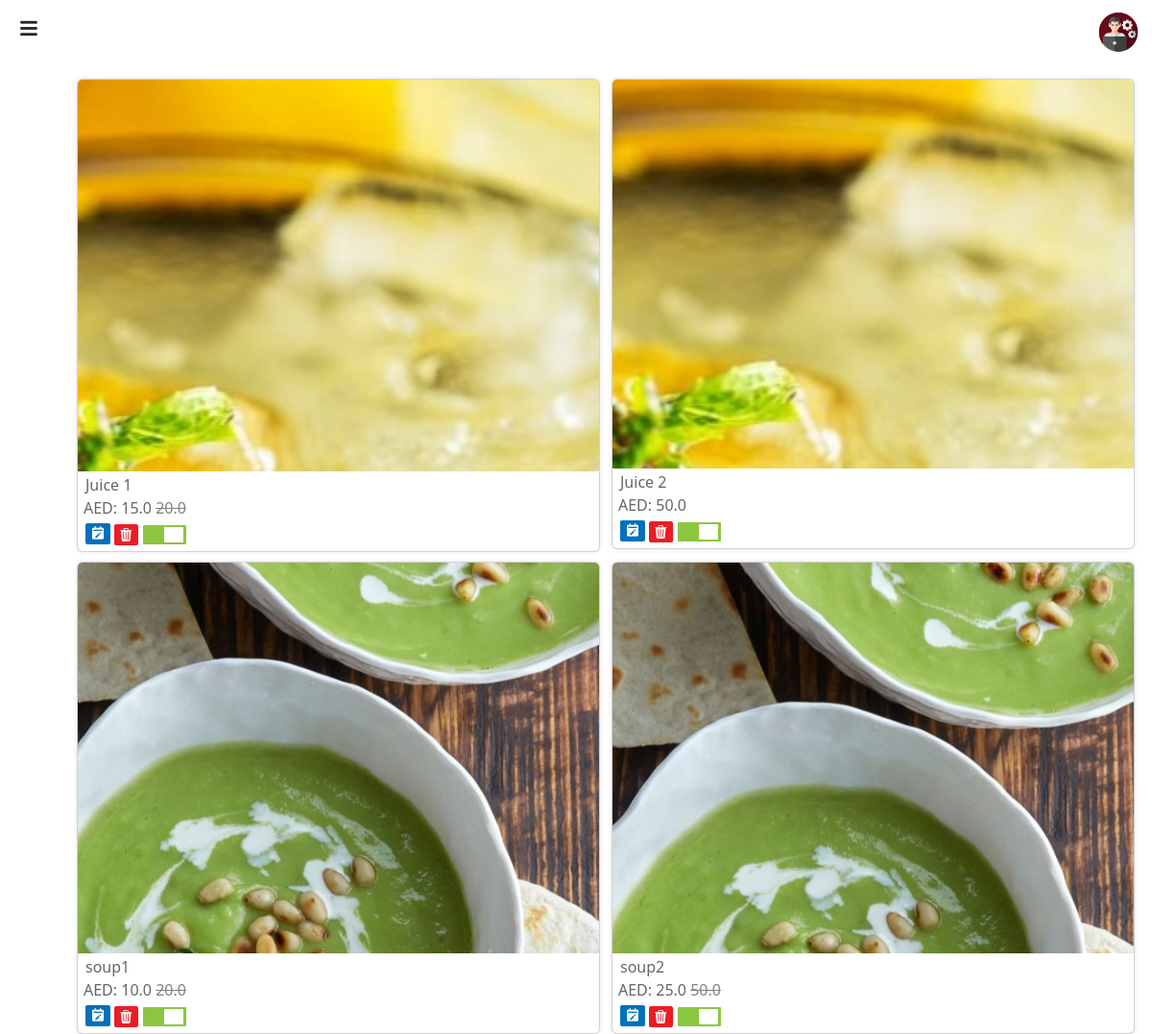
Page /product_list/ (signed in) on the earlier database version.
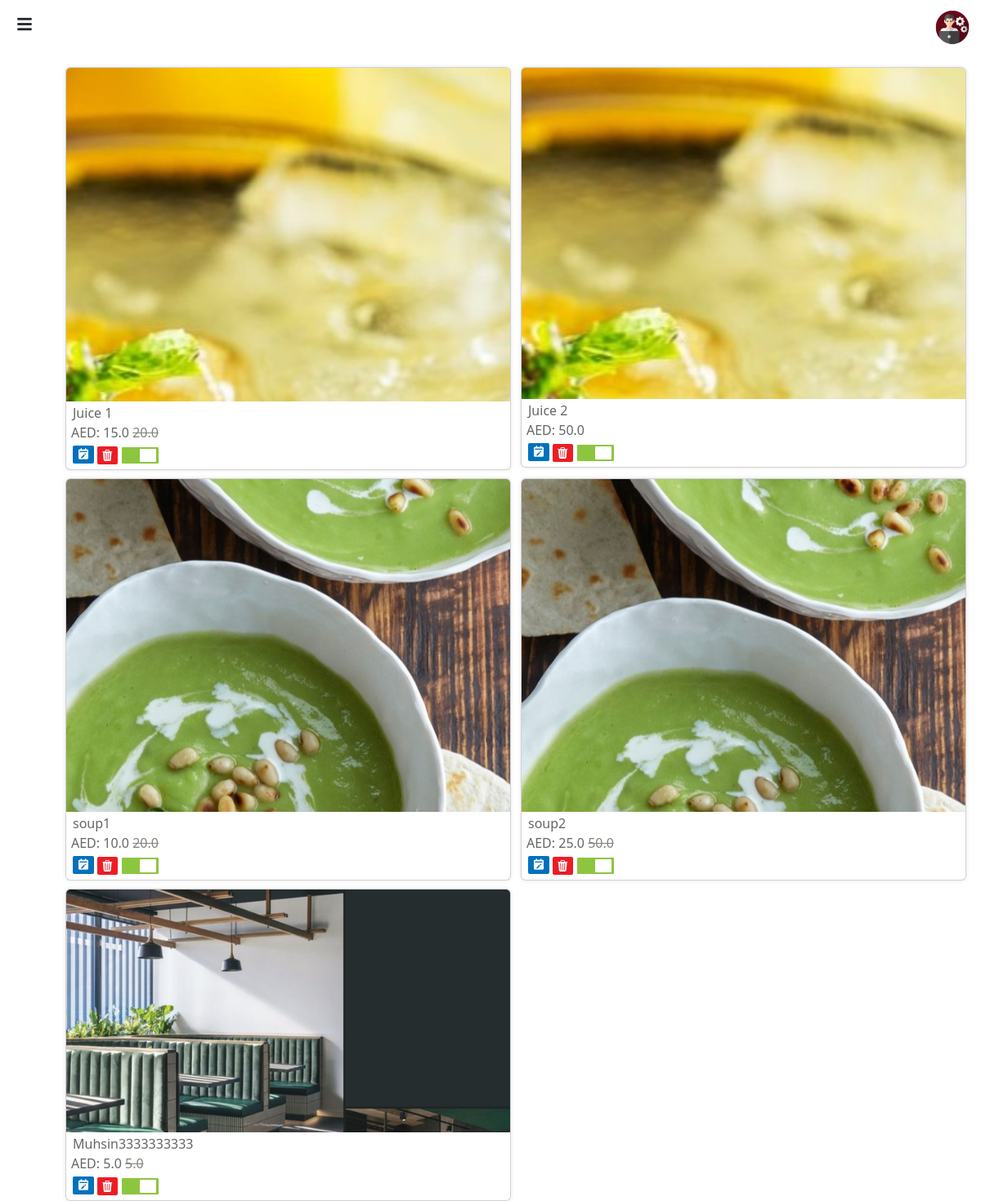
Same page on the later database version.
### adminapp/models.py (models this page shows, shortened)
class Product(models.Model):
    name = models.CharField(max_length=100)
    category = models.ManyToManyField(Category)
    image = models.ImageField(upload_to='product_image', null=True)
    description = models.CharField(max_length=100, null=True)
    availability = models.BooleanField(default=False)

class ProductPrice(models.Model):
    product = models.ForeignKey(Product, on_delete=models.CASCADE)
    name = models.CharField(max_length=50)
    actual_price = models.FloatField()
    discount_price = models.FloatField(null=True, blank=True)
    tax = models.DecimalField(max_digits=5, decimal_places=2)

### adminapp/views.py (the view)
# urls.py: path('product_list/', views.product_list, name='product_list'),
@login_required
def product_list(request):
    products = Product.objects.all()
    return render(request, 'product_list.html', {'products': products})

### adminapp/templates/product_list.html (shortened to what this page needs)
<!DOCTYPE html>
{% load static %}
<html lang="en">
<head>
    <link href="https://cdn.jsdelivr.net/npm/bootstrap@5.3.0-alpha3/dist/css/bootstrap.min.css" rel="stylesheet">
    <link rel="stylesheet" href="https://cdn.jsdelivr.net/npm/bootstrap-icons@1.10.5/font/bootstrap-icons.css">
    <link href='https://unpkg.com/boxicons@2.1.4/css/boxicons.min.css' rel='stylesheet'>
	<link rel="stylesheet" href="https://cdnjs.cloudflare.com/ajax/libs/font-awesome/5.15.4/css/all.min.css">
</head>
<body>
    <header>
        <div class="menu-icon" id="menuIcon">
            <i class="fas fa-bars"></i>
        </div>
        <div class="admin-profile">
            <img src="{% static 'images/admin.png' %}" alt="Image" width="50px" style="padding-top: 10px; margin-right: 10px;">
        </div>
    </header>
	<div class="container">
		<div class="row">
			{% for product in products %}
				<div class="col-md-6 col-lg-3 col-xs-6">
					<div class="card">
						<a href="{% url 'product_detail' product.id %}">
							<img src="{{ product.image.url }}" class="card-img-top" alt="">
						</a>
						<div class="card-body" style="padding: 0px;">
							<div class="card-text">
								<a href="{% url 'product_detail' product.id %}" style="color: #666666; font-weight: 500;">{{ product.name }}</a>
							</div>
							<div style="margin-left: 6px; color: #666666;">
								AED:
								{% if product.productprice_set.first.discount_price %}
								  <span>{{ product.productprice_set.first.discount_price }}</span>
								  <span style="color: #82847e; text-decoration: line-through; padding-left: 0px;">{{ product.productprice_set.first.actual_price }}</span>
								{% else %}
								  <span>{{ product.productprice_set.first.actual_price }}</span>
								{% endif %}
							</div>
						</div>
						<div class="card-body" style="padding: 0px;">
							<div class="buttons">
								<span>
									<a href="{% url 'edit_product' product.id %}">
										<i class='bx bxs-calendar-edit' style="background-color: #0071bc; color: #fff; padding-top: 2px;
																				padding-bottom: 4px; padding-left: 5px; padding-right: 5px;
																				border-radius: 2px;">
										</i>
									</a>
								</span>
								<span>
									<a href="{% url 'product_delete' product.id %}" onclick="return confirm('Do you want to logout this page?')">
										<i class='bi bi-trash3-fill' style="background-color: #ed1c24; color: #fff; padding-top: 1px;
																				padding-bottom: 2px; padding-left: 5px; padding-right: 2px;
																				border-radius: 2px; font-size: 14px;">
										</i>
									</a>
								</span>
								<span style="padding-left: 5px;">
									<label class="switch">
										<span class="slider round"></span>
									</label>
								</span>
							</div>
						</div>
					</div>
				</div>
			{% endfor %}
		</div>
		</div>
</body>
</html>

### adminapp/templates/product_list.html (style rules this page uses)
body { margin: 0; padding: 0; }
.menu-icon { display: flex; justify-content: center; align-items: center; width: 40px; height: 30px; cursor: pointer; position: fixed; top: 15px; left: 10px; z-index: 100; }
.menu-icon i { font-size: 20px; }
.admin-profile { display: flex; justify-content: end; }
@media (max-width: 1300px) { .col-xs-6 { flex: 0 0 50%; max-width: 50%; padding-right: 0px; } }
.container { margin-right: 0px; margin-top: 15px; padding-left: 120px; padding-right: 30px; }
.card { margin-top: 10px; box-shadow: 0 0 5px rgba(0, 0, 0, 0.1); }
.card-text { padding-left: 8px; padding-top: 2px; }
.card-body a { text-decoration: none; }
@media (max-width: 1300px) { .container { padding-left: 20px; } }
.buttons { padding-left: 8px; padding-top: 3px; margin-bottom: 6px; }
.switch { position: relative; display: inline-block; width: 45px; height: 20px; }
.slider { position: absolute; cursor: pointer; top: 3px; left: 0; right: 0; bottom: -3px; background-color: #ccc; border-radius: 1px; transition: .4s; }
.slider:before { position: absolute; content: ""; height: 16px; width: 20px; left: 2px; bottom: 2px; background-color: white; border-radius: 1px; transition: .4s; }
input:checked + .slider { background-color: #8cc63f; }
input:checked + .slider:before { transform: translateX(20px); }

Differences in the rows shown:
added Product: image (picture), name "Muhsin3333333333", productprice_set.first.discount_price "5.0", productprice_set.first.actual_price "5.0"
